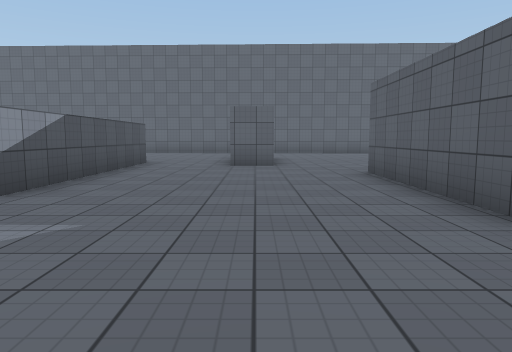
View 1 (above)

17 first-person views from a walk through a Unity game level. The camera is 1.3 m above the floor, tilts 6° down and sees 70° across. The floor is counted in squares, 2 m on a side. Each view is taken from the middle of a square. On the plan, view 1 faces up. The plan holds only what a view shows up to about 11 squares ahead; the rest is blank. The place goes on beyond the plan. The player character is not drawn. Surface patterns are stand-ins for the level's own textures.

View 2
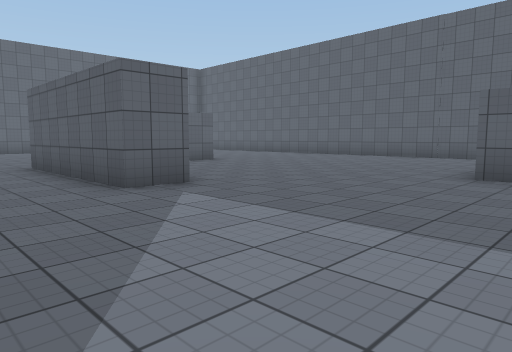

View 3
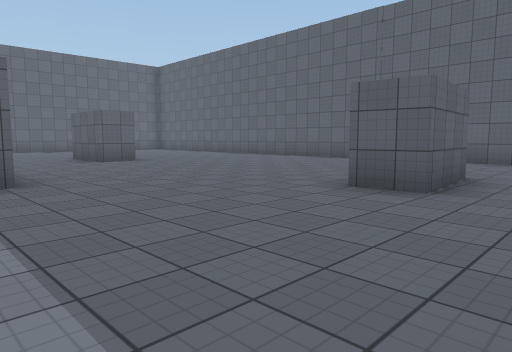

View 4
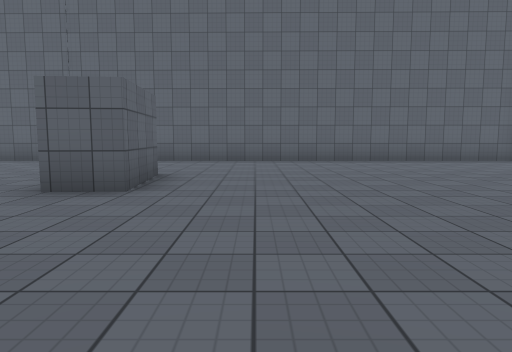

View 5
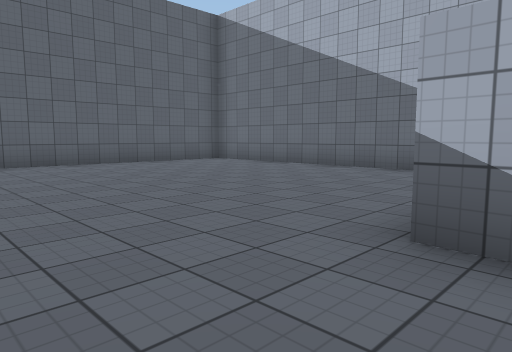

View 6
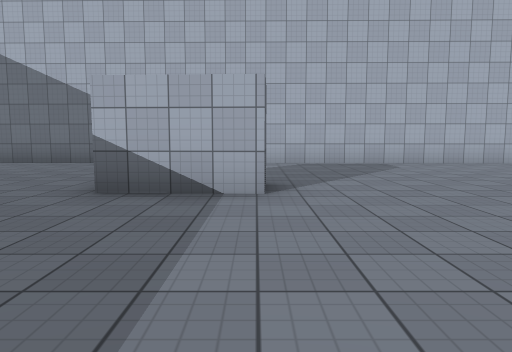

View 7
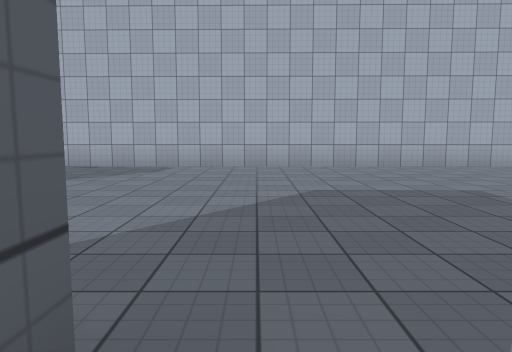

View 8
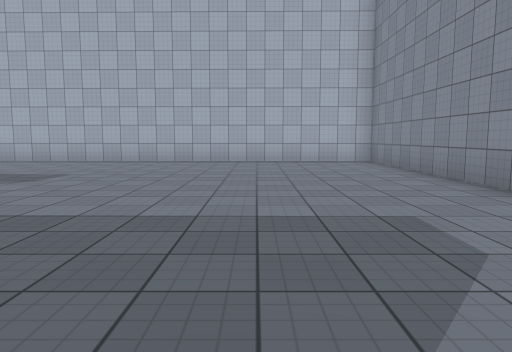

View 9
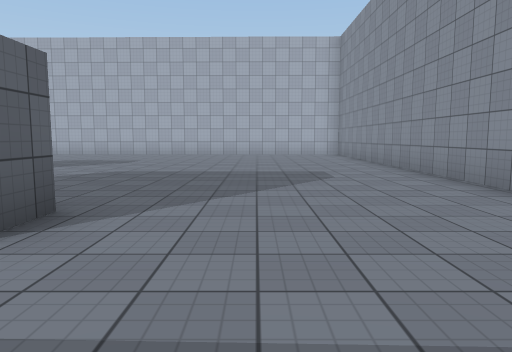

View 10
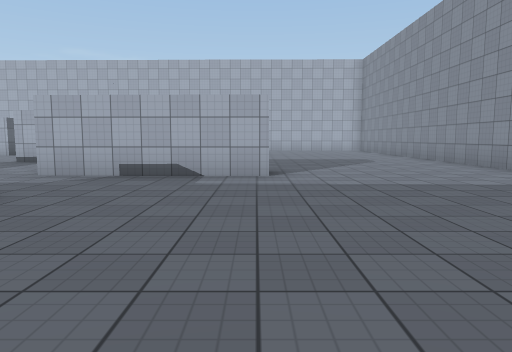

View 11
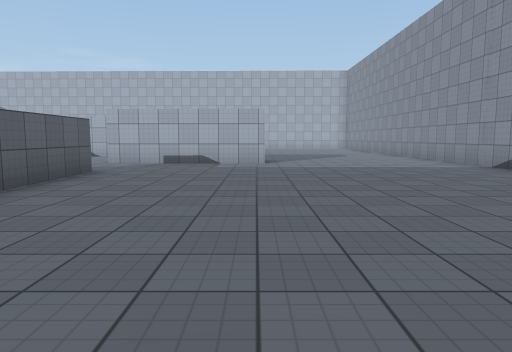

View 12
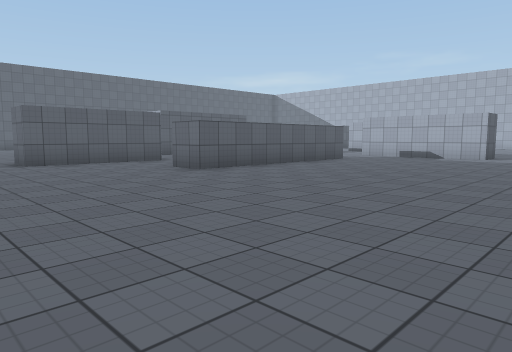

View 13
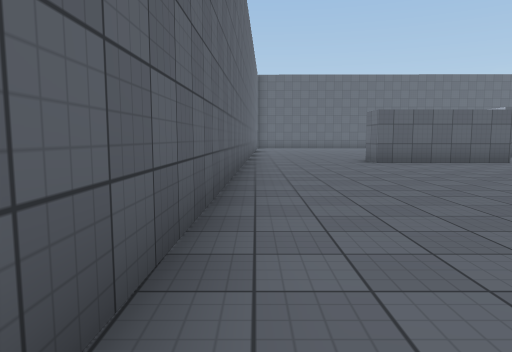

View 14
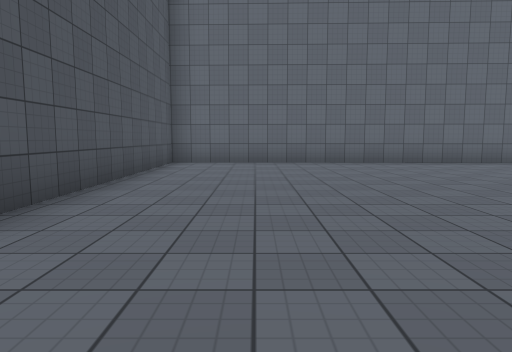

View 15
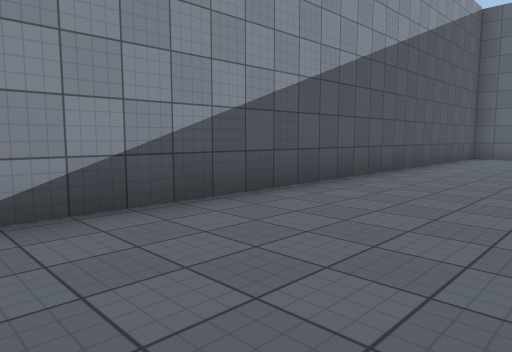

View 16
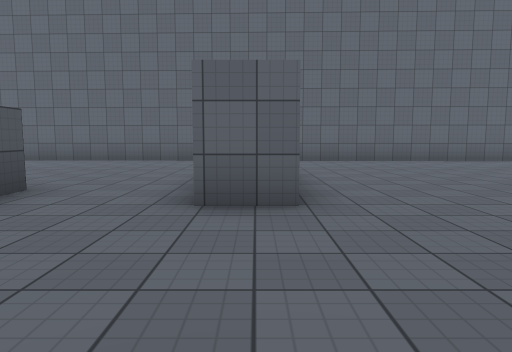

View 17
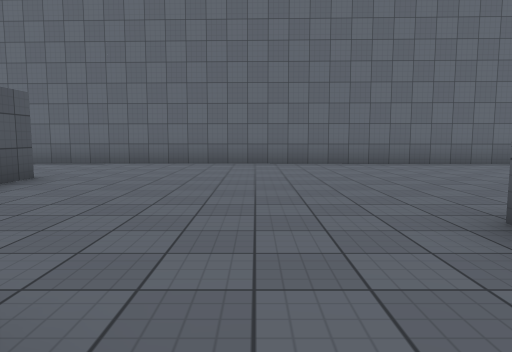

### Floor plan
Points are (right, up) in squares from view 1. A wall is a line through its corners. A room is listed if a view was taken in it or the views show most of it. See-through windows are left out.
Room 1 (views 1, 2, 3, 4, 5, 6, 7, 8, 9, 10, 11, 12, 13, 14, 15, 16, 17)
walls: (3.1, 2.5) (2.1, 2.5) (2.1, 6.9); (-1.3, -1.7) (-0.6, -1.7); (-3.9, 4) (-3.9, 9.5) (-2.9, 9.5) (-2.9, 4); (0.5, 8.4) (-0.6, 8.4) (-0.6, 11.9) (0.4, 11.9) (0.4, 11); (-7.2, 0.8) (-7.2, 1.8) (-3.2, 1.8); (1.8, -5.2) (3.9, -5.3); (1.9, -6.2) (1.9, -5.5); (7, 6.7) (5.9, 6.7) (5.9, 8.8); (8.5, -1.3) (6.4, -1.4) (6.3, -0.4); (12.3, 3) (12.4, 4.3); (5.9, -10.4) (11.3, -10.4); (10.3, 15) (-12.2, 15.6) (-12.2, -10.1) (1.8, -10.3); (12.1, -10.1) (12.3, 1.4)

Positions as (right, up) in squares from view 1, and headings:
1: (0, 0), facing up
2: (0, -2), facing up-right
3: (2, -3), facing up-right
4: (2, -3), facing right
5: (3, -3), facing down-right
6: (2, -1), facing down
7: (-3, -2), facing down
8: (-9, 0), facing down
9: (-9, 4), facing down
10: (-7, 8), facing down
11: (-7, 11), facing down
12: (-10, 14), facing down-right
13: (-10, 15), facing right
14: (-10, 6), facing up
15: (-9, 3), facing up-left
16: (0, 5), facing up
17: (4, 6), facing up
